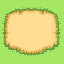

The image is a tile-based game level rendered from a .tmx file. Its description and source (layers, tilesets, objects; grid data summarised) follow:
An orthogonal 2x2 tile map with 32x32 px tiles, 1 tile layer (Tile Layer 1).

<map version="1.0" tiledversion="1.0.3" orientation="orthogonal" renderorder="right-down" width="2" height="2" tilewidth="32" tileheight="32" nextobjectid="1">
 <tileset firstgid="1" source="atlas.tsx" />
 <layer name="Tile Layer 1" width="2" height="2">
  <data>[4 cells, 4 non-empty, 4 distinct tile ids]</data>
 </layer>
</map>
